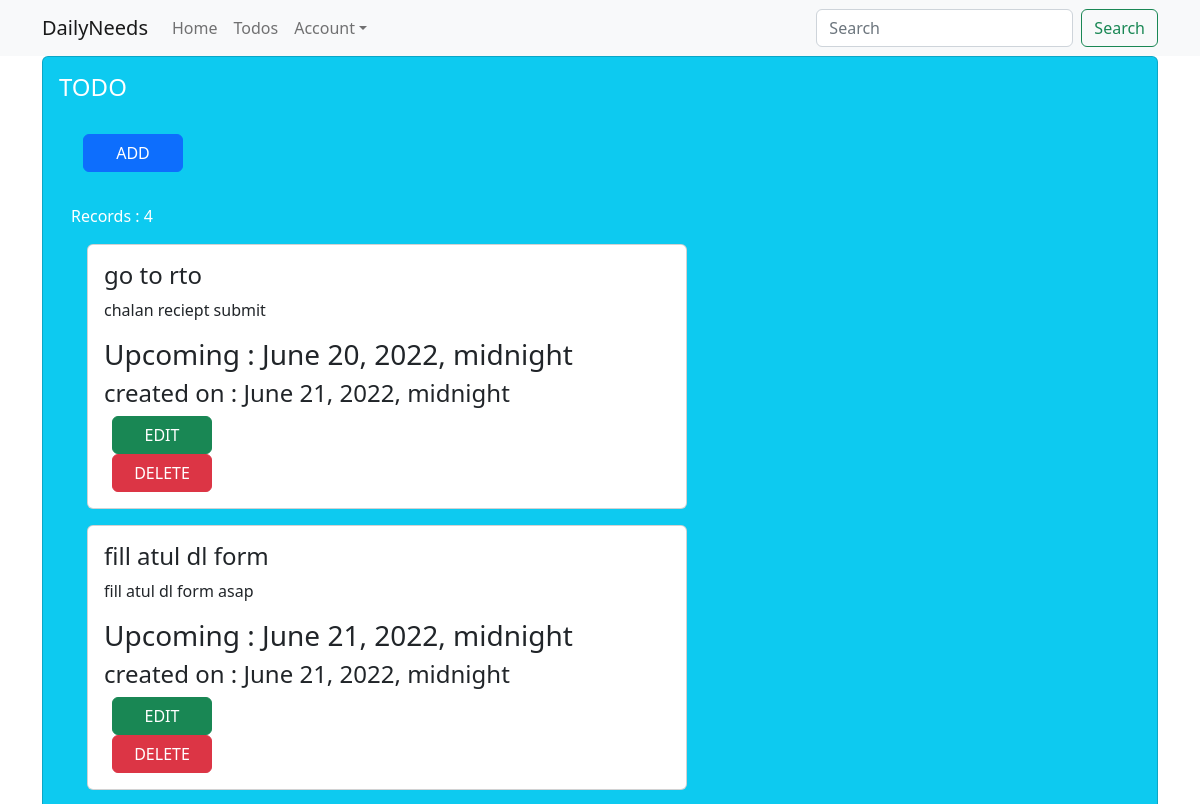
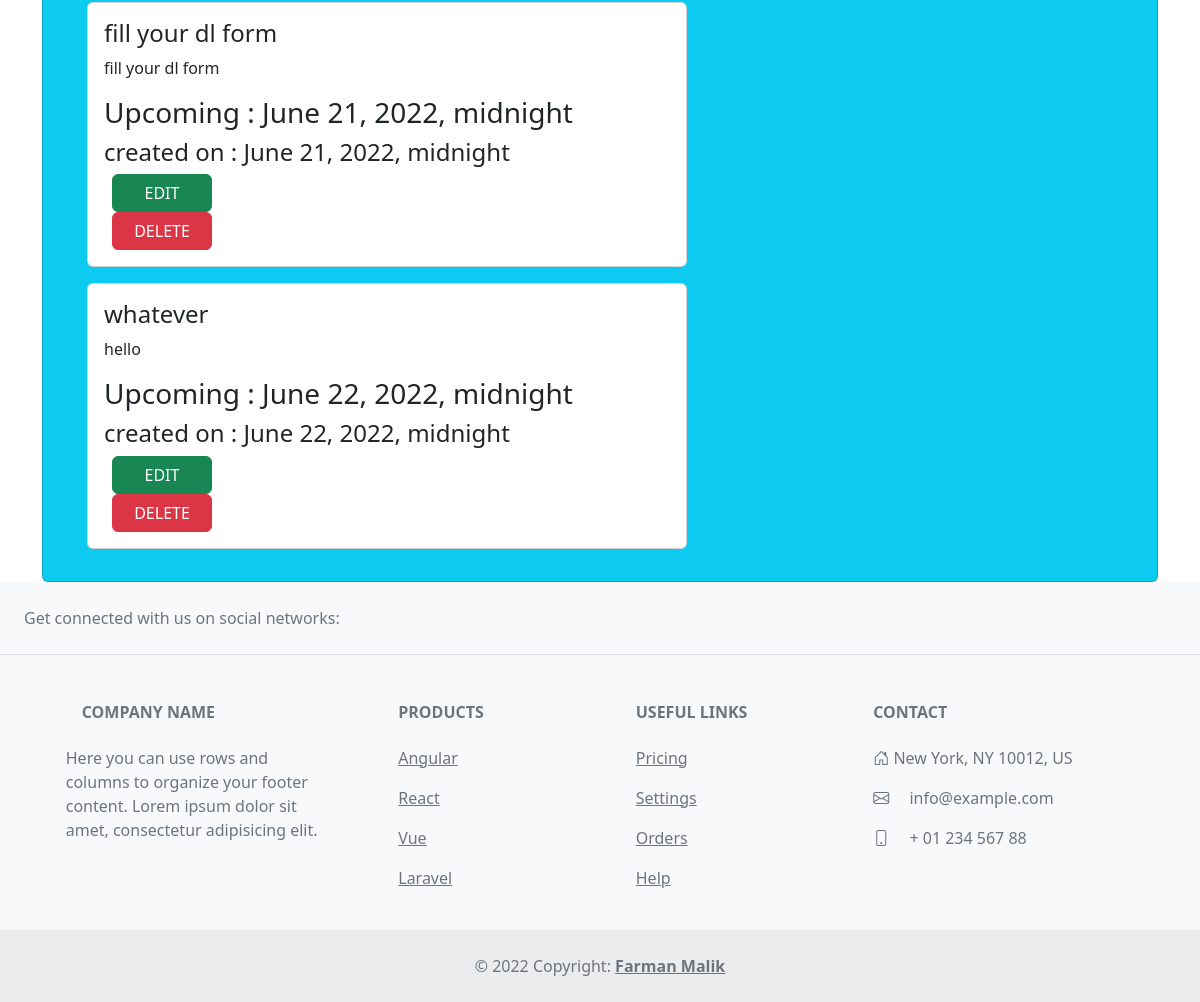
Screenshot of /todos/ (signed in) with the database file from the repository (2 pictures, top to bottom).
### user_system/models.py (models this page shows)
class Todo(models.Model):
    title = models.CharField(max_length=100)
    description = models.CharField(max_length=300)
    create_date = models.DateTimeField(default=None,null=True)
    on_date = models.DateTimeField(default=None,null=True)

### user_system/views.py (the view, shortened to what this page needs)
# urls.py: path('todos/', Todos.as_view()),
class Todos(TemplateView):
    model = Todo
    template_name = 'todos.html'
    def get(self, request, form=None, pk=None, action=None, *args, **kwargs):
        if request.user.is_authenticated:
            actions = {
                'delete': delete_todo,
                'get': get_todo
            }
            if pk is None:
                if form is None:
                    form = TodoForm()
                data = get_todos()
                return render(request, self.template_name, {"form": bootstrap5.forms.render_form(form), "data": data})
            return actions[action](pk)
        return redirect('/login')

### user_system/views.py (called while the page is built)
def get_todos():
    obj = Todo.objects.all()
    return obj

### user_system/templates/todos.html (shortened to what this page needs)
{% extends 'base.html' %}
{% load bootstrap5 %}
{% block content %}
<div class="container">
    <div class="card text-white bg-info">
      <div class="card-body">
        <h4 class="card-title">TODO</h4>
        <p class="card-text">
            <div class="gap-2 p-3 ">
              <button type="button" id="add_todo" class="btn btn-primary mx-2" data-bs-toggle="modal" data-bs-target="#editModal" style="width:100px">ADD</button>
            </div>
        </p>
        <div class="container-fluid">
            Records : {{data|length}}
            {% for d in data %}
                <div class="card text-dark m-3" style="width : 600px">
                  <div class="card-body">
                    <h4 class="card-title">{{d.title}}</h4>
                    <p class="card-text">{{d.description}}
                    </p>
                    <h3>Upcoming :  {{d.create_date}}</h3>
                      <h4> created on :   {{d.on_date}} </h4>
                      <form class="editForm">
                    <button type="submit" class="btn btn-success mx-2" data-bs-toggle="modal" data-bs-target="#editModal"  style="width:100px">EDIT</button>
                    </form>
                    <form id="deleteForm" method="get" action="todo/delete/{{d.id}}">
                    <button type="submit" name="" id="" class="btn btn-danger mx-2" style="width:100px">DELETE</button>
                      </form>
                  </div>
                </div>
            {% endfor %}
        </div>
      </div>
    </div>
</div>
{% endblock content %}

### user_system/templates/base.html (shortened to what this page needs)
<!doctype html>
<html lang="en">
  <head>
    <link rel="stylesheet" href="https://cdnjs.cloudflare.com/ajax/libs/jqueryui/1.12.1/jquery-ui.min.css" />
    <link rel="stylesheet" href="https://cdn.jsdelivr.net/npm/bootstrap-icons@1.8.3/font/bootstrap-icons.css">
    <link rel="stylesheet" href="https://cdn.jsdelivr.net/npm/bootstrap@5.2.0-beta1/dist/css/bootstrap.min.css">
  </head>
  <body>
    <nav class="navbar navbar-expand-sm navbar-light bg-light">
          <div class="container">
            <a class="navbar-brand" href="/">DailyNeeds</a>
            <div class="collapse navbar-collapse" id="collapsibleNavId">
                <ul class="navbar-nav me-auto mt-2 mt-lg-0">
                    <li class="nav-item active">
                        <a class="nav-link" href="/">Home <span class="visually-hidden">(current)</span></a>
                    </li>
                    <li class="nav-item">
                        <a class="nav-link" href="/todos">Todos</a>
                    </li>
                    <li class="nav-item dropdown">
                        <a class="nav-link dropdown-toggle" href="#" id="dropdownId" data-bs-toggle="dropdown" aria-haspopup="true" aria-expanded="false">Account</a>
                    </li>
                </ul>
                <form class="d-flex my-2 my-lg-0">
                    <input class="form-control me-sm-2" type="text" placeholder="Search">
                    <button class="btn btn-outline-success my-2 my-sm-0" type="submit">Search</button>
                </form>
            </div>
      </div>
    </nav>
    {% block content %}{% endblock content %}
<footer class="text-center text-lg-start bg-light text-muted">
    <section
      class="d-flex justify-content-center justify-content-lg-between p-4 border-bottom"
    >
      <div class="me-5 d-none d-lg-block">
        <span>Get connected with us on social networks:</span>
      </div>
      <div>
      </div>
    </section>
    <section class="">
      <div class="container text-center text-md-start mt-5">
        <div class="row mt-3">
          <div class="col-md-3 col-lg-4 col-xl-3 mx-auto mb-4">
            <h6 class="text-uppercase fw-bold mb-4">
              Company name
            </h6>
            <p>
              Here you can use rows and columns to organize your footer content. Lorem ipsum
              dolor sit amet, consectetur adipisicing elit.
            </p>
          </div>
          <div class="col-md-2 col-lg-2 col-xl-2 mx-auto mb-4">
            <h6 class="text-uppercase fw-bold mb-4">
              Products
            </h6>
            <p>
              <a href="#!" class="text-reset">Angular</a>
            </p>
            <p>
              <a href="#!" class="text-reset">React</a>
            </p>
            <p>
              <a href="#!" class="text-reset">Vue</a>
            </p>
            <p>
              <a href="#!" class="text-reset">Laravel</a>
            </p>
          </div>
          <div class="col-md-3 col-lg-2 col-xl-2 mx-auto mb-4">
            <h6 class="text-uppercase fw-bold mb-4">
              Useful links
            </h6>
            <p>
              <a href="#!" class="text-reset">Pricing</a>
            </p>
            <p>
              <a href="#!" class="text-reset">Settings</a>
            </p>
            <p>
              <a href="#!" class="text-reset">Orders</a>
            </p>
            <p>
              <a href="#!" class="text-reset">Help</a>
            </p>
          </div>
          <div class="col-md-4 col-lg-3 col-xl-3 mx-auto mb-md-0 mb-4">
            <h6 class="text-uppercase fw-bold mb-4">
              Contact
            </h6>
            <p><i class="bi bi-house-door"></i> New York, NY 10012, US</p>
            <p>
              <i class="bi bi-envelope me-3"></i>
              info@example.com
            </p>
            <p><i class="bi bi-phone me-3"></i> + 01 234 567 88</p>
          </div>
        </div>
      </div>
    </section>
    <div class="text-center p-4" style="background-color: rgba(0, 0, 0, 0.05);">
      © 2022 Copyright:
      <a class="text-reset fw-bold" href="#">Farman Malik</a>
    </div>
  </footer>
</body>
</html>

### rows the page displays
Todo: title "go to rto", description "chalan reciept submit", create_date "June 20, 2022, midnight", on_date "June 21, 2022, midnight"
Todo: title "fill atul dl form", description "fill atul dl form asap", create_date "June 21, 2022, midnight", on_date "June 21, 2022, midnight"
Todo: title "fill your dl form", description "fill your dl form", create_date "June 21, 2022, midnight", on_date "June 21, 2022, midnight"
Todo: title "whatever", description "hello", create_date "June 22, 2022, midnight", on_date "June 22, 2022, midnight"

### other values shown
{{ data|length }} "4"
